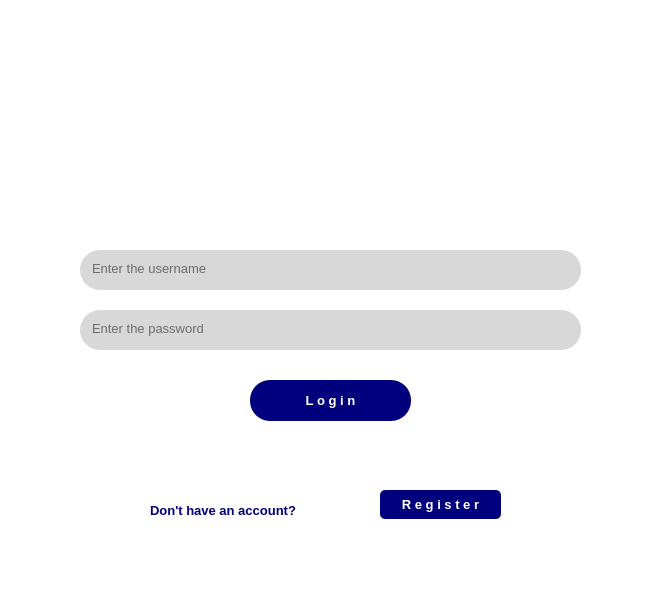
<?xml version="1.0" encoding="UTF-8"?>
<ui version="4.0">
 <class>LoginWindow</class>
 <widget class="QMainWindow" name="LoginWindow">
  <property name="geometry">
   <rect>
    <x>0</x>
    <y>0</y>
    <width>656</width>
    <height>590</height>
   </rect>
  </property>
  <property name="windowTitle">
   <string>LoginWindow</string>
  </property>
  <property name="styleSheet">
   <string notr="true">background-color:rgb(255,255,255);
border radius:30px;</string>
  </property>
  <widget class="QWidget" name="centralwidget">
   <widget class="QLineEdit" name="usrname">
    <property name="geometry">
     <rect>
      <x>80</x>
      <y>250</y>
      <width>501</width>
      <height>40</height>
     </rect>
    </property>
    <property name="font">
     <font>
      <pointsize>10</pointsize>
     </font>
    </property>
    <property name="styleSheet">
     <string notr="true">background-color:rgb(216,216,216);
border-radius:20px;
padding-left:10px;
padding-bottom:3px</string>
    </property>
    <property name="placeholderText">
     <string>Enter the username</string>
    </property>
   </widget>
   <widget class="QLineEdit" name="password">
    <property name="geometry">
     <rect>
      <x>80</x>
      <y>310</y>
      <width>501</width>
      <height>40</height>
     </rect>
    </property>
    <property name="font">
     <font>
      <pointsize>10</pointsize>
     </font>
    </property>
    <property name="styleSheet">
     <string notr="true">background-color:rgb(216,216,216);
border-radius:20px;
padding-left:10px;
padding-bottom:3px</string>
    </property>
    <property name="echoMode">
     <enum>QLineEdit::Password</enum>
    </property>
    <property name="placeholderText">
     <string>Enter the password</string>
    </property>
   </widget>
   <widget class="QPushButton" name="loginButton">
    <property name="geometry">
     <rect>
      <x>250</x>
      <y>380</y>
      <width>161</width>
      <height>41</height>
     </rect>
    </property>
    <property name="font">
     <font>
      <pointsize>10</pointsize>
      <bold>true</bold>
     </font>
    </property>
    <property name="styleSheet">
     <string notr="true">background-color:rgb(0,0,127);
color:rgb(255,255,255);
border-radius:20px;



</string>
    </property>
    <property name="text">
     <string>L o g i n</string>
    </property>
   </widget>
   <widget class="QLabel" name="label_2">
    <property name="geometry">
     <rect>
      <x>150</x>
      <y>500</y>
      <width>201</width>
      <height>20</height>
     </rect>
    </property>
    <property name="font">
     <font>
      <pointsize>10</pointsize>
      <bold>true</bold>
     </font>
    </property>
    <property name="styleSheet">
     <string notr="true">color:rgb(0,0,127);</string>
    </property>
    <property name="text">
     <string>Don't have an account?</string>
    </property>
   </widget>
   <widget class="QPushButton" name="registerButton">
    <property name="geometry">
     <rect>
      <x>380</x>
      <y>490</y>
      <width>121</width>
      <height>29</height>
     </rect>
    </property>
    <property name="font">
     <font>
      <pointsize>10</pointsize>
      <bold>true</bold>
     </font>
    </property>
    <property name="styleSheet">
     <string notr="true">QPushButton#registerButton{
background-color:rgb(0,0,127);
color:rgb(255,255,255);
border-radius:5px;
}

QPushButton#registerButton:pressed{
background-color:rgb(0,0,120);
}

QPushButton#registerButton:hover{
background-color:rgb(0,0,120);
}
</string>
    </property>
    <property name="text">
     <string>R e g i s t e r</string>
    </property>
   </widget>
   <widget class="QLabel" name="label">
    <property name="geometry">
     <rect>
      <x>240</x>
      <y>40</y>
      <width>161</width>
      <height>161</height>
     </rect>
    </property>
    <property name="text">
     <string/>
    </property>
    <property name="pixmap">
     <pixmap>images/medical-logo.jpg</pixmap>
    </property>
   </widget>
  </widget>
  <widget class="QMenuBar" name="menubar">
   <property name="geometry">
    <rect>
     <x>0</x>
     <y>0</y>
     <width>656</width>
     <height>26</height>
    </rect>
   </property>
  </widget>
  <widget class="QStatusBar" name="statusbar"/>
 </widget>
 <resources/>
 <connections/>
</ui>
